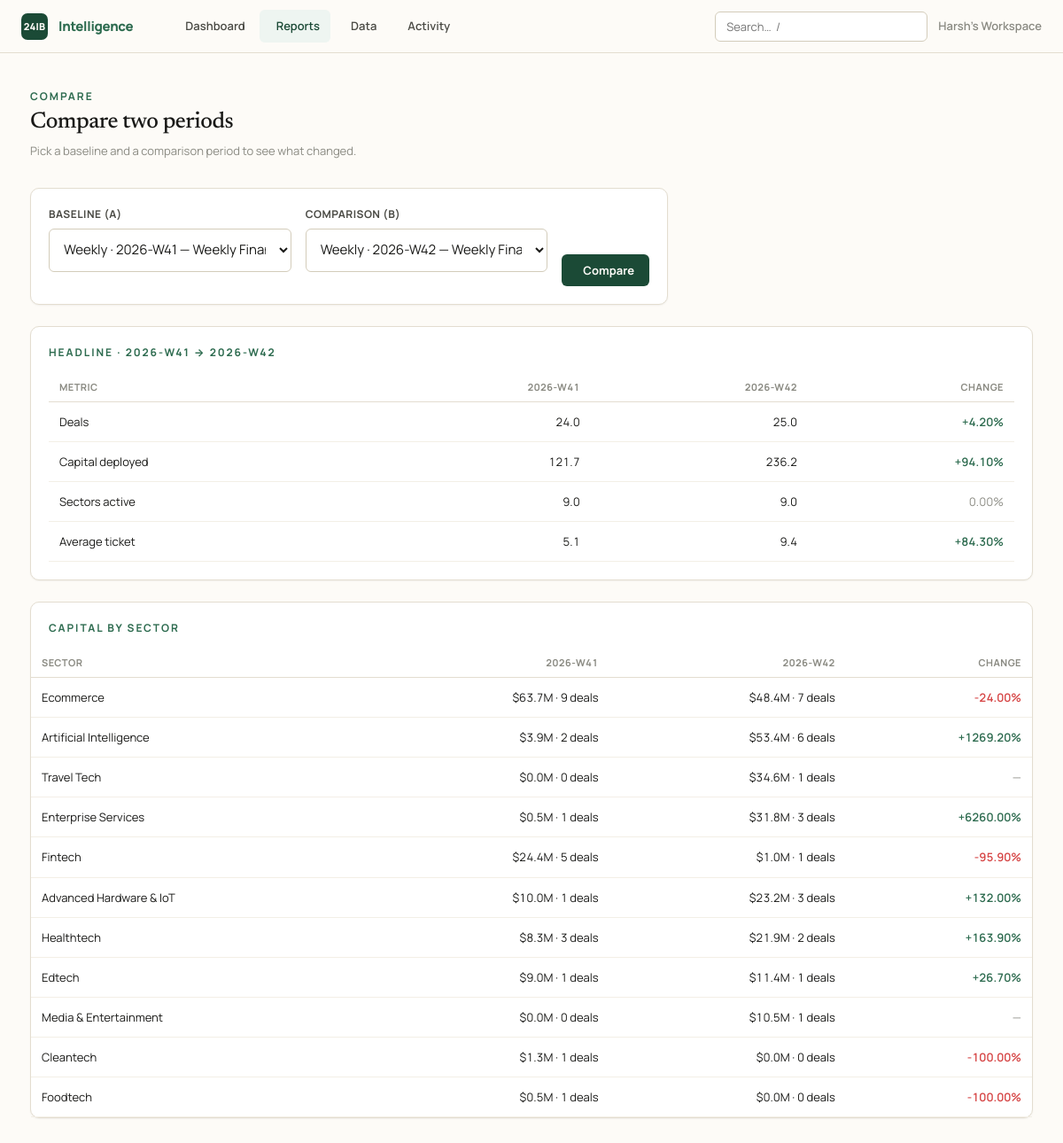
The app's page /reports/compare?a=115&b=116 with its own data.
### intelligence/models.py (models this page shows, shortened)
class Organization(db.Model):
    __tablename__ = "organizations"
    id: Mapped[int] = mapped_column(primary_key=True)
    name: Mapped[str] = mapped_column(String(160), nullable=False)
    slug: Mapped[str] = mapped_column(String(80), unique=True, nullable=False)
    created_at: Mapped[datetime] = mapped_column(DateTime, default=_utcnow)
    deals: Mapped[list["FundingDeal"]] = relationship(back_populates="organization", cascade="all, delete-orphan")
    reports: Mapped[list["Report"]] = relationship(back_populates="organization", cascade="all, delete-orphan")
    api_keys: Mapped[list["ApiKey"]] = relationship(back_populates="organization", cascade="all, delete-orphan")

class Report(db.Model):
    __tablename__ = "reports"
    id: Mapped[int] = mapped_column(primary_key=True)
    organization_id: Mapped[int] = mapped_column(ForeignKey("organizations.id"), nullable=False)
    period_type: Mapped[PeriodType] = mapped_column(Enum(PeriodType), nullable=False)
    period_key: Mapped[str] = mapped_column(String(40), nullable=False)  # e.g. 2026-W14, 2026-05, 2026-Q1, 2026
    title: Mapped[str] = mapped_column(String(240), default="")
    edition_no: Mapped[int | None] = mapped_column(Integer, nullable=True)
    status: Mapped[ReportStatus] = mapped_column(Enum(ReportStatus), default=ReportStatus.PENDING)
    payload_json: Mapped[str] = mapped_column(Text, default="{}")  # see `payload` property — the full computed report
    error: Mapped[str | None] = mapped_column(Text, nullable=True)  # set only when status == FAILED
    share_token: Mapped[str] = mapped_column(String(48), default=_token, unique=True, index=True)
    is_published: Mapped[bool] = mapped_column(Boolean, default=False)
    notes: Mapped[str] = mapped_column(Text, default="")  # free-form personal notes, not shown on the public page
    created_at: Mapped[datetime] = mapped_column(DateTime, default=_utcnow)
    generated_at: Mapped[datetime | None] = mapped_column(DateTime, nullable=True)  # set when status becomes READY
    organization: Mapped["Organization"] = relationship(back_populates="reports")
    @property
    def payload(self) -> dict:
        return json.loads(self.payload_json or "{}")
    @payload.setter
    def payload(self, data: dict) -> None:
        """Serialise ``data`` to JSON for storage.

        ``default=str`` lets ``date``/``datetime`` values inside the payload
        (produced by ``aggregate.build_payload``) serialise without callers
        having to hand-roll a JSON encoder for every report field.
        """
        self.payload_json = json.dumps(data, default=str)

### intelligence/reports/routes.py (the view)
@bp.route("/compare")
def compare():
    org = require_org()
    a_id = request.args.get("a", type=int)
    b_id = request.args.get("b", type=int)
    by_type: dict[str, list[Report]] = {pt.value: [] for pt in PeriodType}
    for r in db.session.scalars(
        select(Report).where(Report.organization_id == org.id, Report.status == ReportStatus.READY)
        .order_by(Report.period_type, Report.period_key)
    ):
        by_type[r.period_type.value].append(r)
    if not a_id or not b_id:
        return render_template("reports/compare.html", by_type=by_type,
                               a=None, b=None, diff=None, active="reports")
    a, b = _get_report(a_id), _get_report(b_id)
    diff = diff_payloads(a.payload, b.payload)
    return render_template("reports/compare.html", by_type=by_type,
                           a=a, b=b, diff=diff, active="reports")

### intelligence/__init__.py (called while the page is built)
def _register_security_headers(app: Flask) -> None:
    @app.after_request
    def _set_headers(resp):  # noqa: WPS430
        resp.headers.setdefault("X-Content-Type-Options", "nosniff")
        resp.headers.setdefault("X-Frame-Options", "SAMEORIGIN")
        resp.headers.setdefault("Referrer-Policy", "strict-origin-when-cross-origin")
        resp.headers.setdefault("Content-Security-Policy", _CSP)
        if app.config.get("SESSION_COOKIE_SECURE"):
            resp.headers.setdefault(
                "Strict-Transport-Security", "max-age=31536000; includeSubDomains"
            )
        return resp

def _register_template_helpers(app: Flask) -> None:
    from .models import PeriodType
    @app.template_filter("ret")
    def ret_filter(val):
        if val is None:
            return "—"
        sign = "+" if val > 0 else ""
        return f"{sign}{val:.2f}%"
    @app.template_filter("retclass")
    def retclass_filter(val):
        if val is None:
            return "val-flat"
        return "val-pos" if val > 0 else ("val-neg" if val < 0 else "val-flat")
    @app.template_filter("num")
    def num_filter(val, places=0):
        if val is None:
            return "—"
        return f"{val:,.{places}f}"
    @app.context_processor
    def inject_globals():
        from .tenancy import require_org
        return {
            "now": utcnow(),
            "PeriodType": PeriodType,
            "brand": "24IB Intelligence",
            "current_org": require_org(),
        }

### intelligence/clock.py (called while the page is built)
def utcnow() -> datetime:
    return datetime.now(timezone.utc).replace(tzinfo=None)

### intelligence/engine/compare.py (called while the page is built)
def _pct_delta(curr: float, prev: float) -> float | None:
    if not prev:
        return None
    return round((curr - prev) / prev * 100, 1)

### intelligence/reports/routes.py (called while the page is built)
def _get_report(report_id: int) -> Report:
    org = require_org()
    report = db.session.get(Report, report_id)
    if not report or report.organization_id != org.id:
        abort(404)
    return report

### intelligence/tenancy.py (called while the page is built, shortened)
def ensure_workspace() -> Organization:
    org = db.session.query(Organization).first()
    if org is not None:
        return org

def require_org() -> Organization:
    if "workspace" not in g:
        g.workspace = ensure_workspace()
    return g.workspace

### intelligence/templates/reports/compare.html (shortened to what this page needs)
{% extends "base.html" %}
{% block content %}
<div class="page-head"><div>
  <div class="eyebrow">Compare</div><h1 class="page-title">Compare two periods</h1>
  <p class="page-sub">Pick a baseline and a comparison period to see what changed.</p>
</div></div>
<div class="card" style="max-width:720px;margin-bottom:var(--sp-6)">
  <form method="get" style="display:flex;gap:var(--sp-4);align-items:end;flex-wrap:wrap">
    <div class="field" style="flex:1;min-width:200px">
      <label>Baseline (A)</label>
      <select class="input" name="a">
        {% for pt, items in by_type.items() %}
          {% for r in items %}
          <option value="{{ r.id }}" {{ 'selected' if a and a.id==r.id }}>{{ pt|capitalize }} · {{ r.period_key }} — {{ r.title }}</option>
          {% endfor %}
        {% endfor %}
      </select>
    </div>
    <div class="field" style="flex:1;min-width:200px">
      <label>Comparison (B)</label>
      <select class="input" name="b">
        {% for pt, items in by_type.items() %}
          {% for r in items %}
          <option value="{{ r.id }}" {{ 'selected' if b and b.id==r.id }}>{{ pt|capitalize }} · {{ r.period_key }} — {{ r.title }}</option>
          {% endfor %}
        {% endfor %}
      </select>
    </div>
    <button class="btn btn-primary" type="submit"> Compare</button>
  </form>
</div>
{% if diff %}
<div class="card" style="margin-bottom:var(--sp-6)">
  <div class="eyebrow" style="margin-bottom:var(--sp-3)">Headline · {{ a.period_key }} → {{ b.period_key }}</div>
  <table class="table">
    <thead><tr><th>Metric</th><th class="num">{{ a.period_key }}</th><th class="num">{{ b.period_key }}</th><th class="num">Change</th></tr></thead>
    <tbody>
      {% for row in diff.headline %}
      <tr>
        <td>{{ row.label }}</td>
        <td class="num">{{ row.a|num(1) }}</td>
        <td class="num">{{ row.b|num(1) }}</td>
        <td class="num {{ row.delta|retclass }}">{{ row.delta|ret }}</td>
      </tr>
      {% endfor %}
    </tbody>
  </table>
</div>
<div class="card" style="padding:0">
  <div class="eyebrow" style="margin:var(--sp-5) var(--sp-5) var(--sp-3)">Capital by sector</div>
  <table class="table">
    <thead><tr><th>Sector</th><th class="num">{{ a.period_key }}</th><th class="num">{{ b.period_key }}</th><th class="num">Change</th></tr></thead>
    <tbody>
      {% for row in diff.sectors %}
      <tr>
        <td>{{ row.name }}</td>
        <td class="num">${{ row.amt_a|num(1) }}M · {{ row.deals_a }} deals</td>
        <td class="num">${{ row.amt_b|num(1) }}M · {{ row.deals_b }} deals</td>
        <td class="num {{ row.delta|retclass }}">{{ row.delta|ret }}</td>
      </tr>
      {% endfor %}
    </tbody>
  </table>
</div>
{% elif request.args.get('a') or request.args.get('b') %}
<div class="empty"><h3>Pick two reports</h3><p>Choose a baseline and a comparison period above.</p></div>
{% endif %}
{% endblock %}

### intelligence/templates/base.html (shortened to what this page needs)
<!doctype html>
<html lang="en">
<head>
  <link rel="stylesheet" href="{{ url_for('static', filename='css/tokens.css') }}">
  <link rel="stylesheet" href="{{ url_for('static', filename='css/app.css') }}">
</head>
<body>
  <nav class="nav">
    <a href="{{ url_for('dashboard.home') }}" class="nav-brand">
      <span class="nav-mark" aria-hidden="true">24IB</span>
      <span>Intelligence</span>
    </a>
    <div class="nav-links">
      <a class="nav-link {{ 'active' if active=='dashboard' }}" href="{{ url_for('dashboard.home') }}">Dashboard</a>
      <a class="nav-link {{ 'active' if active=='reports' }}" href="{{ url_for('reports.index') }}">Reports</a>
      <a class="nav-link {{ 'active' if active=='data' }}" href="{{ url_for('data.index') }}">Data</a>
      <a class="nav-link {{ 'active' if active=='runs' }}" href="{{ url_for('dashboard.runs') }}">Activity</a>
    </div>
    <div class="nav-right">
      <form action="{{ url_for('explore.search') }}" method="get" role="search" class="nav-search">
        <input class="input" id="global-search" type="search" name="q"
               placeholder="Search…  /" title="Press / to focus">
      </form>
      <span class="nav-org">{{ current_org.name if current_org }}</span>
    </div>
  </nav>
  {% block body %}
  <main class="container" id="main">
    {% block content %}{% endblock %}
  </main>
  {% endblock %}
</body>
</html>

### intelligence/static/css/tokens.css (style rules this page uses)
:root { --cream: #fdfbf7; --sand: #f3efe6; --sand-2: #ece7da; --border: #e3ddd0; --border-strong: #d3ccba; --ink: #1a1a18; --slate: #4a4a44; --dust: #8a8a82; --ghost: #b8b8ae; --g900: #0a2418; --g800: #1b4a36; --g700: #2d6b4f; --g600: #3d8a67; --g400: #7ab896; --g200: #b8ddc9; --g50: #eef5f1; --b700: #1f4e79; --b500: #3b82c4; --b50: #eef5fd; --r700: #9b2c2c; --r500: #d64545; --r50: #fdf0f0; --a700: #92600a; --a500: #d99a16; --a50: #fef8ec; --font-serif: 'Newsreader', Georgia, 'Times New Roman', serif; --font-sans: 'Manrope', system-ui, -apple-system, sans-serif; --font-mono: 'JetBrains Mono', ui-monospace, 'SF Mono', monospace; --text-2xs: 0.6875rem; --text-xs: 0.75rem; --text-sm: 0.8125rem; --text-base:0.9375rem; --text-md: 1.0625rem; --text-lg: 1.25rem; --text-xl: 1.5rem; --text-2xl: 2rem; --text-3xl: 2.75rem; --track-tight: -0.02em; --track-normal: 0; --track-wide: 0.04em; --track-widest: 0.16em; --sp-1: 4px; --sp-2: 8px; --sp-3: 12px; --sp-4: 16px; --sp-5: 20px; --sp-6: 24px; --sp-8: 32px; --sp-10: 40px; --sp-12: 48px; --sp-16: 64px; --sp-24: 96px; --radius-sm: 6px; --radius: 10px; --radius-lg: 16px; --shadow-sm: 0 1px 2px rgba(26,26,24,0.05); --shadow: 0 4px 16px rgba(26,26,24,0.07); --shadow-lg: 0 12px 40px rgba(26,26,24,0.10); --ease-out: cubic-bezier(0.16, 1, 0.3, 1); --ease-spring: cubic-bezier(0.34, 1.56, 0.64, 1); --dur-fast: 120ms; --dur-base: 220ms; --nav-h: 60px; --max-content: 1180px; --max-article: 760px; }

### records on screen
Organization: name "Harsh's Workspace"
Report: period_key "2026-W41"
Report: period_key "2026-W42"

### other values on screen
{{ row.label }} "Deals" "Capital deployed" "Sectors active" "Average ticket"
{{ row.a|num(1) }} "24.0" "121.7" "9.0" "5.1"
{{ row.b|num(1) }} "25.0" "236.2" "9.0" "9.4"
{{ row.delta|ret }} "+4.20%" "+94.10%" "0.00%" "+84.30%"
{{ row.name }} "Ecommerce" "Artificial Intelligence" "Travel Tech" "Enterprise Services" "Fintech" "Advanced Hardware & IoT" "Healthtech" "Edtech" "Media & Entertainment" "Cleantech" "Foodtech"
{{ row.amt_a|num(1) }} "63.7" "3.9" "0.0" "0.5" "24.4" "10.0" "8.3" "9.0" "0.0" "1.3" "0.5"
{{ row.deals_a }} "9" "2" "0" "1" "5" "1" "3" "1" "0" "1" "1"
{{ row.amt_b|num(1) }} "48.4" "53.4" "34.6" "31.8" "1.0" "23.2" "21.9" "11.4" "10.5" "0.0" "0.0"
{{ row.deals_b }} "7" "6" "1" "3" "1" "3" "2" "1" "1" "0" "0"
{{ row.delta|ret }} "-24.00%" "+1269.20%" "—" "+6260.00%" "-95.90%" "+132.00%" "+163.90%" "+26.70%" "—" "-100.00%" "-100.00%"
form field a "Weekly · 2026-W41 — Weekly Financing Intelligence — Week 41, 2026"
form field b "Weekly · 2026-W42 — Weekly Financing Intelligence — Week 42, 2026"
